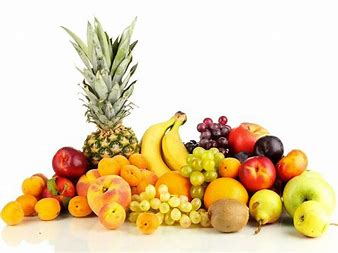
#> input picture Python files/img.jpg, 338 x 253 px, found by its file name
$ python open4.py
#> lines starting #> are read from the running program, lines starting #| are printed output that depends on the picture; after the words box and inside, x2 and y2 are one past the last pixel; in counts of white or black regions, pixels touching at a corner belong together
from __future__ import print_function
import cv2 as cv
import numpy as np
import argparse
import random as rng
rng.seed(12345)
parser = argparse.ArgumentParser(description='Code for Image Segmentation with Distance Transform and Watershed Algorithm.\
    Sample code showing how to segment overlapping objects using Laplacian filtering, \
    in addition to Watershed and Distance Transformation')
parser.add_argument('--input', help='Path to input image.', default='img.jpg')
args = parser.parse_args()
src = cv.imread(cv.samples.findFile(args.input))
#> src is the input picture: shape (253, 338, 3); mean B, G, R 177, 211.6, 230.2
if src is None:
    print('Could not open or find the image:', args.input)
    exit(0)
# Show source image
cv.imshow('Source Image', src)
src[np.all(src == 255, axis=2)] = 0
#> src: shape (253, 338, 3); 0.32% of pixels changed, all inside (x1, y1, x2, y2) = (8, 11, 328, 253)
# Show output image
cv.imshow('Black Background Image', src)
kernel = np.array([[1, 1, 1], [1, -8, 1], [1, 1, 1]], dtype=np.float32)
# do the laplacian filtering as it is
# well, we need to convert everything in something more deeper then CV_8U
# because the kernel has some negative values,
# and we can expect in general to have a Laplacian image with negative values
# BUT a 8bits unsigned int (the one we are working with) can contain values from 0 to 255
# so the possible negative number will be truncated
imgLaplacian = cv.filter2D(src, cv.CV_32F, kernel)
sharp = np.float32(src)
imgResult = sharp - imgLaplacian
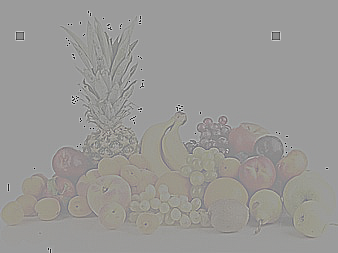
#> imgResult: shape (253, 338, 3) float32; mean B, G, R 176.3, 210.8, 229.4; drawn with min black and max white
# convert back to 8bits gray scale
imgResult = np.clip(imgResult, 0, 255)
imgResult = imgResult.astype('uint8')
imgLaplacian = np.clip(imgLaplacian, 0, 255)
imgLaplacian = np.uint8(imgLaplacian)
#cv.imshow('Laplace Filtered Image', imgLaplacian)
cv.imshow('New Sharped Image', imgResult)
bw = cv.cvtColor(imgResult, cv.COLOR_BGR2GRAY)
_, bw = cv.threshold(bw, 40, 255, cv.THRESH_BINARY | cv.THRESH_OTSU)
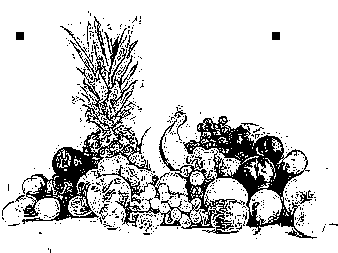
#> bw: shape (253, 338); 83.5% white; 627 black regions (604 under 20 px), largest, box (x1, y1, x2, y2) and area: (22, 26, 152, 224) 5024, (183, 116, 317, 239) 4269, (115, 119, 245, 234) 2080
cv.imshow('Binary Image', bw)
dist = cv.distanceTransform(bw, cv.DIST_L2, 3)
# Normalize the distance image for range = {0.0, 1.0}
# so we can visualize and threshold it
cv.normalize(dist, dist, 0, 1.0, cv.NORM_MINMAX)
cv.imshow('Distance Transform Image', dist)
_, dist = cv.threshold(dist, 0.4, 1.0, cv.THRESH_BINARY)
#> dist: shape (253, 338) float32; values 0 (black) and 1 (white), 19.8% white; 4 white regions, box (x1, y1, x2, y2) and area: (164, 0, 338, 142) 13256, (0, 61, 50, 157) 3406, (0, 0, 50, 9) 220, (81, 249, 91, 253) 26
# Dilate a bit the dist image
kernel1 = np.ones((3,3), dtype=np.uint8)
dist = cv.dilate(dist, kernel1)
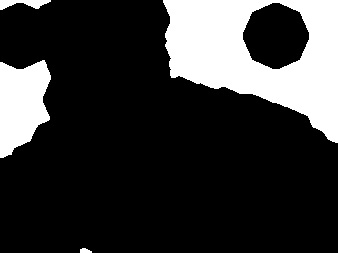
#> dist: shape (253, 338) float32; values 0 (black) and 1 (white), 20.9% white; 4 white regions, box (x1, y1, x2, y2) and area: (163, 0, 338, 143) 13871, (0, 60, 51, 158) 3634, (0, 0, 51, 10) 292, (80, 248, 92, 253) 46
cv.imshow('Peaks', dist)
dist_8u = dist.astype('uint8')
#> dist_8u: shape (253, 338); values 0 (black) and 1 (white), 20.9% white; 4 white regions
# Find total markers
contours, _ = cv.findContours(dist_8u, cv.RETR_EXTERNAL, cv.CHAIN_APPROX_SIMPLE)
#> contours = 4 contours; box (x1, y1, x2, y2) and area: (163, 0, 338, 143) 16818, (0, 60, 51, 158) 3504, (0, 0, 51, 10) 236, (80, 248, 92, 253) 32
# Create the marker image for the watershed algorithm
markers = np.zeros(dist.shape, dtype=np.int32)
# Draw the foreground markers
for i in range(len(contours)):
    cv.drawContours(markers, contours, i, (i+1), -1)
#> this loop made 4 passes
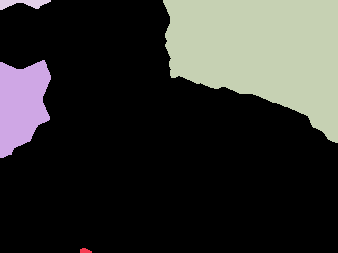
#> markers: shape (253, 338) int32; 5 distinct labels, from 0 to 4; one colour per label, 0 black
# Draw the background marker
cv.circle(markers, (5,5), 3, (255,255,255), -1)
#> markers: shape (253, 338) int32; 6 distinct labels, from 0 to 255
cv.imshow('Markers', markers*10)
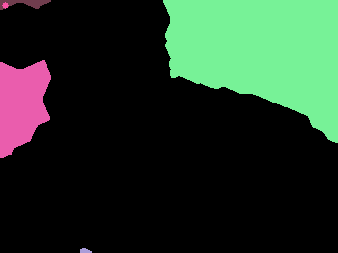
#> window 'Markers': shape (253, 338) int32; 6 distinct labels, from 0 to 2550; one colour per label, 0 black
cv.watershed(imgResult, markers)
#mark = np.zeros(markers.shape, dtype=np.uint8)
mark = markers.astype('uint8')
mark = cv.bitwise_not(mark)
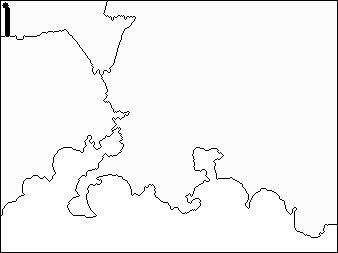
#> mark: shape (253, 338); min 0, max 254, mean 245.1
# uncomment this if you want to see how the mark
# image looks like at that point
#cv.imshow('Markers_v2', mark)
# Generate random colors
colors = []
for contour in contours:
    colors.append((rng.randint(0,256), rng.randint(0,256), rng.randint(0,256)))
#> after the loop, colors = [(213, 5, 152), (188, 99, 138), (223, 82, 191), (63, 221, 133)]
# Create the result image
dst = np.zeros((markers.shape[0], markers.shape[1], 3), dtype=np.uint8)
# Fill labeled objects with random colors
for i in range(markers.shape[0]):
    for j in range(markers.shape[1]):
        index = markers[i,j]
        if index > 0 and index <= len(contours):
            dst[i,j,:] = colors[index-1]
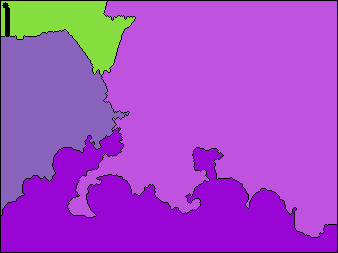
#> dst: shape (253, 338, 3); mean of channels 0, 1, 2 199.5, 71.4, 164.4; drawn as B, G, R
# Visualize the final image
cv.imshow('Final Result', dst)
cv.waitKey()
